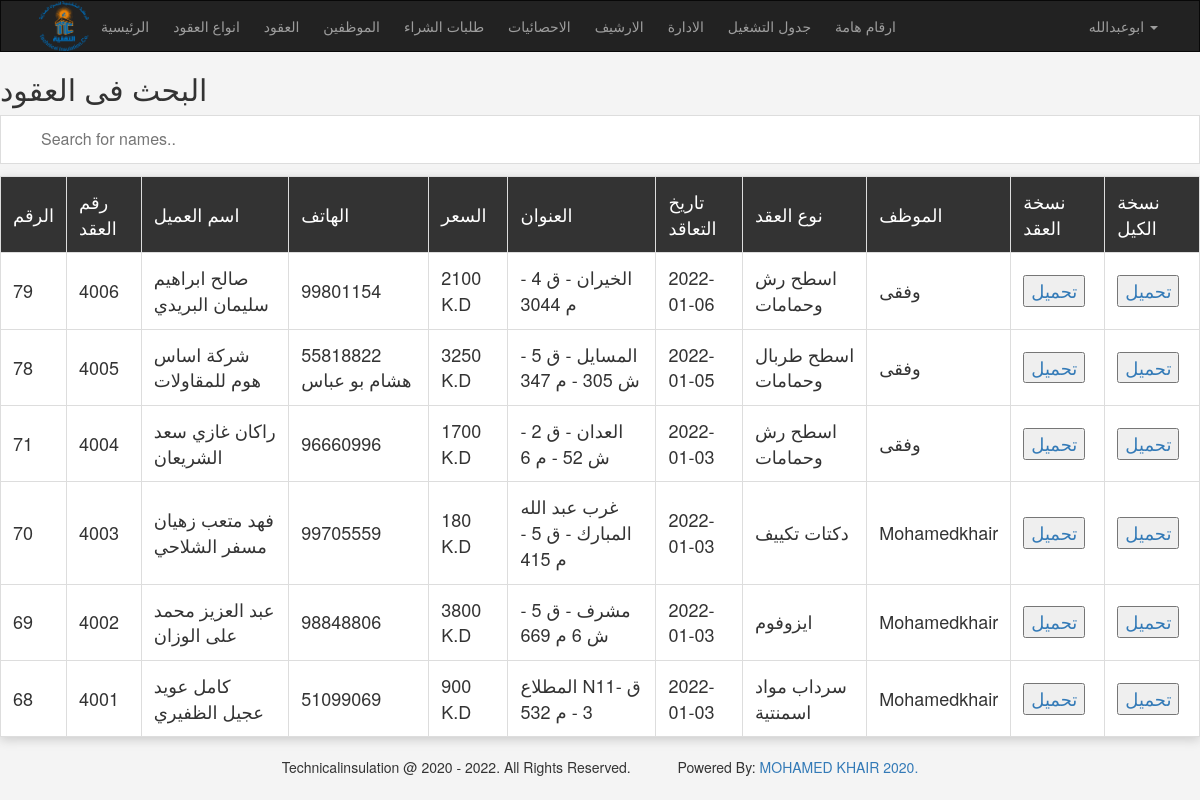
Page /admin/search.php (signed in) on the committed database.
### tables this page shows
CREATE TABLE `items` (
  `Item_ID` int(11) NOT NULL,
  `Number` int(11) DEFAULT NULL,
  `Name` varchar(255) NOT NULL,
  `Description` text NOT NULL,
  `Price` varchar(255) NOT NULL,
  `Add_Date` date NOT NULL,
  `Country_Made` varchar(255) NOT NULL,
  `Image` varchar(255) NOT NULL,
  `Measure` varchar(255) NOT NULL,
  `Status` varchar(255) NOT NULL,
  `Rating` smallint(6) NOT NULL,
  `Approve` tinyint(4) NOT NULL DEFAULT 0,
  `Cat_ID` int(11) NOT NULL,
  `Member_ID` int(11) NOT NULL,
  `Tags` varchar(255) NOT NULL,
  `pay1` int(11) NOT NULL,
  `pay2` int(11) NOT NULL,
  `pay3` int(11) NOT NULL,
  `start` date NOT NULL,
  `pstage1` date NOT NULL,
  `pstage2` date NOT NULL,
  `pstage3` date NOT NULL,
  `pstage4` date NOT NULL,
  `pstage5` date NOT NULL,
  `plot1` date NOT NULL,
  `plot2` date NOT NULL,
  `plot3` date NOT NULL,
  `plot4` date NOT NULL,
  `plot5` date NOT NULL,
  `plot6` date NOT NULL,
  `plot7` date NOT NULL,
  `plot8` date NOT NULL,
  `plot9` date NOT NULL,
  `plot10` date NOT NULL,
  `plot11` date NOT NULL,
  `plot12` date NOT NULL,
  `plot13` date NOT NULL,
  `plot14` date NOT NULL,
  `plot15` date NOT NULL,
  `notes` varchar(255) NOT NULL
);

CREATE TABLE `categories` (
  `ID` int(11) NOT NULL,
  `Name` varchar(255) NOT NULL,
  `Description` text NOT NULL,
  `Parent` int(11) NOT NULL,
  `Ordering` int(11) DEFAULT NULL,
  `Visibility` tinyint(4) NOT NULL DEFAULT 0,
  `Allow_Comment` tinyint(4) NOT NULL DEFAULT 0,
  `Allow_Ads` tinyint(4) NOT NULL DEFAULT 0
);

CREATE TABLE `users` (
  `UserID` int(11) NOT NULL,
  `Username` varchar(255) NOT NULL,
  `Password` varchar(255) NOT NULL,
  `Email` varchar(255) NOT NULL,
  `FullName` varchar(255) NOT NULL,
  `GroupID` int(11) NOT NULL DEFAULT 0,
  `TrustStatus` int(11) NOT NULL DEFAULT 0,
  `RegStatus` int(11) NOT NULL DEFAULT 0,
  `Date` date NOT NULL,
  `avatar` varchar(255) NOT NULL,
  `Position` varchar(255) NOT NULL,
  `Salary` varchar(255) NOT NULL,
  `Phone` varchar(255) NOT NULL,
  `Notes` varchar(255) NOT NULL
);

### admin/search.php (the view, shortened to what this page needs)
<!DOCTYPE html>
<html>
<head>
</head>
<?php
if (isset($_SESSION['Username'])){
include 'init.php';
$stmt = $con->prepare ("SELECT items.*,categories.Name AS category_name,users.Username FROM items
INNER JOIN categories ON categories.ID = items.Cat_ID
INNER JOIN users ON users.UserID = items.Member_ID ORDER BY Item_ID DESC ");
$stmt->execute();
$items = $stmt->fetchAll();
?>
<h2>البحث فى العقود  </h2>
<input type="text" id="myInput" onkeyup="myFunction()" placeholder="Search for names.." title="Type in a name">
<table id="myTable"  class="main-table text-center table table-bordered">
<tr class="header">
<td> الرقم </td>
<td> رقم العقد </td>
<td> اسم العميل </td>
<td>  الهاتف </td>
<td> السعر </td>
<td> العنوان </td>
<td> تاريخ التعاقد </td>
<td>نوع العقد </td>
<td> الموظف </td>
<td> نسخة العقد </td>
<td> نسخة الكيل </td>
</tr>
<?php
foreach($items as $item){
echo"<tr>";
 echo"<td>" . $item['Item_ID'] ."</td>";
 echo"<td>" . $item['Number'] ."</td>";
 echo"<td>" . $item['Name'] ."</td>";
  echo"<td>" . $item['Description'] ."</td>";
  echo"<td>" . $item['Price'] .' K.D'."</td>";
 echo"<td>" . $item['Country_Made'] ."</td>";
 echo"<td>" . $item['Add_Date'] ."</td>";
 echo"<td>" . $item['category_name'] ."</td>";
 echo"<td>" . $item['Username'] ."</td>";
 echo"<td>";
 if(empty( $item['Image'])){
  echo 'لا يوجد';
 }else{
  echo "<a href='uploads/avatars/" . $item['Image'] ." ' alt=' ' download> <button>تحميل</button></a>";
 }
 echo "</td>";
 echo"<td>";
 if(empty( $item['Measure'])){
   echo 'لا يوجد';
}else{
 echo "<a href='uploads/avatars/" . $item['Measure'] ." ' alt=' ' download> <button>تحميل</button></a>";
}
 echo "</td>";
echo"</tr>";
}
?>
</table>
<?php
    include $tpl .'footer.php';
}else{
   header ('location:index.php');
   exit();
}
?>

### admin/layout/css/backend.css (style rules this page uses)
body { background-color: #F4F4F4; text-transform: capitalize; }
.main-table { -webkit-box-shadow: 0 3px 10px #ccc; -moz-box-shadow: 0 3px 10px #ccc; box-shadow: 0 3px 10px #ccc; }
.main-table td { background-color: #FFF; vertical-align: middle !important; }
.main-table tr:first-child td { background-color: #333; color: #FFF; }

### admin/search.php (style rules this page uses)
* { box-sizing: border-box; }
#myInput { background-position: 10px 10px; background-repeat: no-repeat; width: 100%; font-size: 16px; padding: 12px 20px 12px 40px; border: 1px solid #ddd; margin-bottom: 12px; }
#myTable { border-collapse: collapse; width: 100%; border: 1px solid #ddd; font-size: 18px; }
#myTable th, #myTable td { text-align: left; padding: 12px; }
#myTable tr { border-bottom: 1px solid #ddd; }
#myTable tr.header, #myTable tr:hover { background-color: #f1f1f1; }

### rows in the picture
items: Item_ID "79", Number "4006", Name "صالح ابراهيم سليمان البريدي", Description "99801154", Price "2100", Country_Made "الخيران - ق 4 - م 3044", Add_Date "2022-01-06", Cat_ID.Name "اسطح رش وحمامات", Member_ID.Username "وفقى"
items: Item_ID "78", Number "4005", Name "شركة اساس هوم للمقاولات", Description "55818822 هشام بو عباس", Price "3250", Country_Made "المسايل - ق 5 - ش 305 - م 347", Add_Date "2022-01-05", Cat_ID.Name "اسطح طربال وحمامات", Member_ID.Username "وفقى"
items: Item_ID "71", Number "4004", Name "راكان غازي سعد الشريعان", Description "96660996", Price "1700", Country_Made "العدان - ق 2 - ش 52 - م 6", Add_Date "2022-01-03", Cat_ID.Name "اسطح رش وحمامات", Member_ID.Username "وفقى"
items: Item_ID "70", Number "4003", Name "فهد متعب زهيان مسفر الشلاحي", Description "99705559", Price "180", Country_Made "غرب عبد الله المبارك - ق 5 - م 415", Add_Date "2022-01-03", Cat_ID.Name "دكتات تكييف", Member_ID.Username "Mohamedkhair"
items: Item_ID "69", Number "4002", Name "عبد العزيز محمد على الوزان", Description "98848806", Price "3800", Country_Made "مشرف - ق 5 - ش 6 م 669", Add_Date "2022-01-03", Cat_ID.Name "ايزوفوم", Member_ID.Username "Mohamedkhair"
items: Item_ID "68", Number "4001", Name "كامل عويد عجيل الظفيري", Description "51099069", Price "900", Country_Made "المطلاع N11- ق 3 - م 532", Add_Date "2022-01-03", Cat_ID.Name "سرداب مواد اسمنتية", Member_ID.Username "Mohamedkhair"

### other values in the picture
lang('home_admin') "الرئيسية"
lang('categories') "انواع العقود"
lang('items') "العقود"
lang('members') "الموظفين"
lang('comments') "طلبات الشراء"
lang('statistics') "الاحصائيات"
lang('archives') "الارشيف"
lang('managers') "الادارة"
lang('itemsformans') "جدول التشغيل"
lang('phones') "ارقام هامة"
$_SESSION['Username'] "ابوعبدالله"
